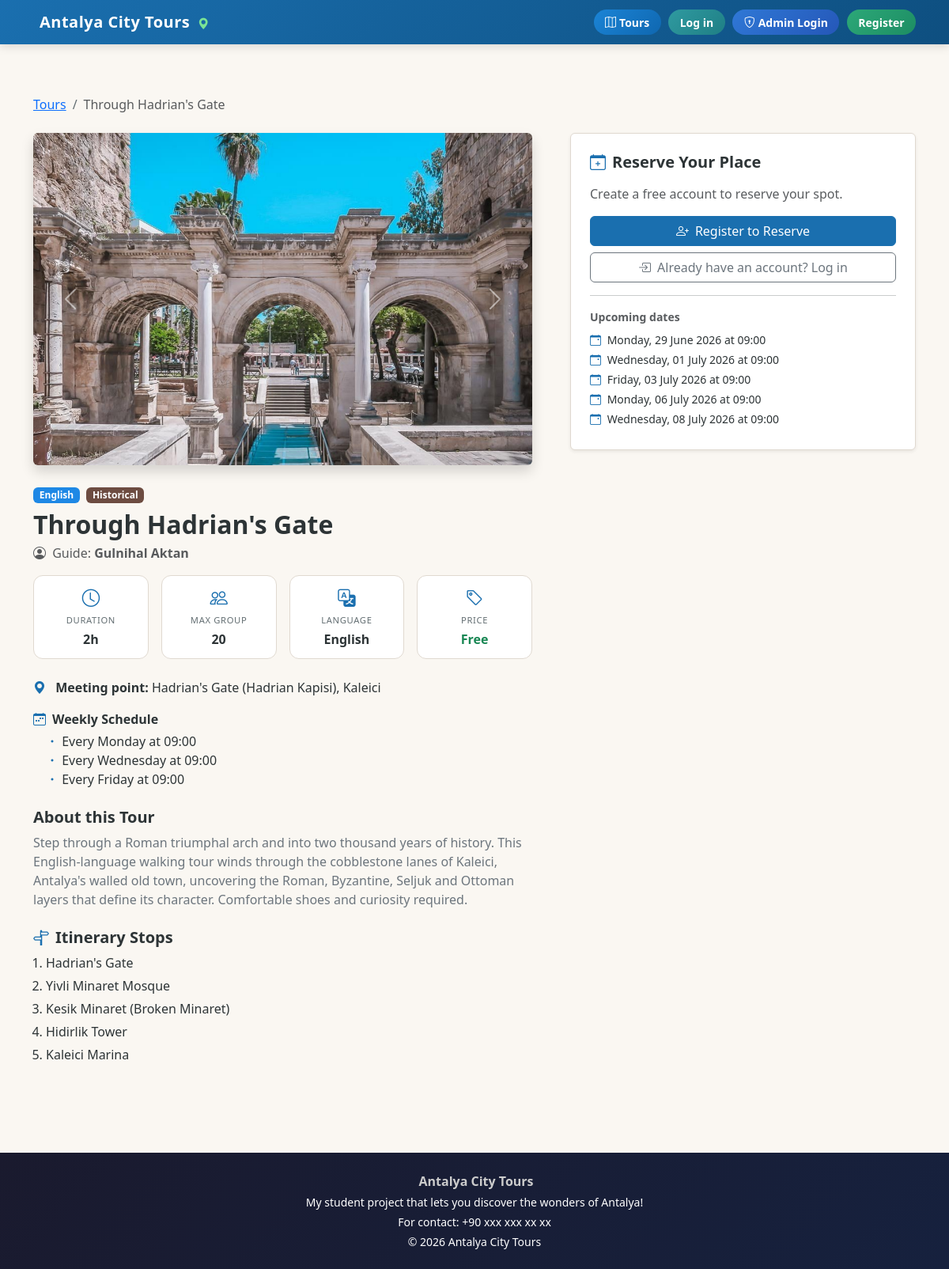
/tour/36, run on the app's committed database.
### tables this page shows
CREATE TABLE tours (
            id               INTEGER PRIMARY KEY AUTOINCREMENT,
            title            TEXT NOT NULL,
            guide_id         INTEGER NOT NULL REFERENCES users(id),
            meeting_point    TEXT NOT NULL,
            duration         INTEGER NOT NULL,
            language         TEXT NOT NULL,
            max_participants INTEGER NOT NULL,
            description      TEXT NOT NULL,
            created_at       TIMESTAMP DEFAULT CURRENT_TIMESTAMP
        , theme TEXT NOT NULL DEFAULT 'Historical');

CREATE TABLE tour_photos (
            id        INTEGER PRIMARY KEY AUTOINCREMENT,
            tour_id   INTEGER NOT NULL REFERENCES tours(id) ON DELETE CASCADE,
            filename  TEXT NOT NULL,
            order_num INTEGER NOT NULL DEFAULT 0
        );

CREATE TABLE tour_schedule (
            id          INTEGER PRIMARY KEY AUTOINCREMENT,
            tour_id     INTEGER NOT NULL REFERENCES tours(id) ON DELETE CASCADE,
            day_of_week TEXT NOT NULL,
            start_time  TEXT NOT NULL
        );

CREATE TABLE tour_stops (
            id        INTEGER PRIMARY KEY AUTOINCREMENT,
            tour_id   INTEGER NOT NULL REFERENCES tours(id) ON DELETE CASCADE,
            stop_name TEXT NOT NULL,
            order_num INTEGER NOT NULL DEFAULT 0
        );

### app.py (the view)
@app.route('/tour/<int:tour_id>')
def tour_detail(tour_id):
    db = get_db()
    tour = db.execute(
        'SELECT t.*, u.first_name || " " || u.last_name AS guide_name, u.id AS gid '
        'FROM tours t JOIN users u ON t.guide_id = u.id WHERE t.id = ?', (tour_id,)
    ).fetchone()
    if not tour:
        db.close()
        abort(404)
    photos = db.execute('SELECT filename FROM tour_photos WHERE tour_id = ? ORDER BY order_num', (tour_id,)).fetchall()
    stops = db.execute('SELECT stop_name FROM tour_stops WHERE tour_id = ? ORDER BY order_num', (tour_id,)).fetchall()
    schedule = db.execute(
        f'SELECT day_of_week, start_time FROM tour_schedule WHERE tour_id = ? ORDER BY {_SCHED_ORDER}',
        (tour_id,)
    ).fetchall()
    db.close()
    upcoming = get_upcoming_dates(tour_id)
    for u in upcoming:
        u['spots'] = available_spots(tour_id, u['date'], tour['max_participants'])
    return render_template('tour_detail.html', tour=tour, photos=photos, stops=stops,
                           schedule=schedule, upcoming=upcoming)

### templates/tour_detail.html (shortened to what this page needs)
{% extends 'base.html' %}
{% block content %}
<div class="container py-5">
    <nav aria-label="breadcrumb" class="mb-4">
        <ol class="breadcrumb">
            <li class="breadcrumb-item"><a href="{{ url_for('index') }}">Tours</a></li>
            <li class="breadcrumb-item active" aria-current="page">{{ tour['title'] }}</li>
        </ol>
    </nav>
    <div class="row g-5">
        <div class="col-lg-7">
            <div id="tourCarousel" class="carousel slide rounded overflow-hidden shadow mb-4" data-bs-ride="carousel">
                <div class="carousel-inner">
                    {% set ns = namespace(idx=0) %}
                    {% for photo in photos %}
                        <div class="carousel-item {% if ns.idx == 0 %}active{% endif %}">
                            {% if photo['filename'] != 'placeholder' %}
                                <img src="{{ url_for('static', filename='uploads/' + photo['filename']) }}"
                                     class="d-block w-100 tour-detail-photo" alt="Tour photo {{ ns.idx + 1 }}">
                            {% else %}
                                <div class="tour-detail-photo tour-placeholder-img d-flex align-items-center justify-content-center">
                                    <i class="bi bi-image text-white" style="font-size:3rem;opacity:.4"></i>
                                </div>
                            {% endif %}
                        </div>
                        {% set ns.idx = ns.idx + 1 %}
                    {% endfor %}
                </div>
                {% if photos|length > 1 %}
                    <button class="carousel-control-prev" type="button" data-bs-target="#tourCarousel" data-bs-slide="prev">
                        <span class="carousel-control-prev-icon" aria-hidden="true"></span>
                    </button>
                    <button class="carousel-control-next" type="button" data-bs-target="#tourCarousel" data-bs-slide="next">
                        <span class="carousel-control-next-icon" aria-hidden="true"></span>
                    </button>
                {% endif %}
            </div>
            <span class="badge mb-2 badge-lang-{{ tour['language']|lower }}">{{ tour['language'] }}</span>
            <span class="badge mb-2 ms-1 theme-badge badge-theme-{{ tour['theme']|lower|replace(' ', '-') }}">{{ tour['theme'] }}</span>
            <h1 class="h2 fw-bold mb-1">{{ tour['title'] }}</h1>
            <p class="text-muted mb-3">
                <i class="bi bi-person-circle me-1"></i>
                Guide: <strong>{{ tour['guide_name'] }}</strong>
            </p>
            <div class="row g-3 mb-4">
                <div class="col-6 col-sm-3">
                    <div class="detail-tile">
                        <i class="bi bi-clock detail-icon"></i>
                        <span class="detail-label">Duration</span>
                        <span class="detail-value">{{ tour['duration'] | duration_fmt }}</span>
                    </div>
                </div>
                <div class="col-6 col-sm-3">
                    <div class="detail-tile">
                        <i class="bi bi-people detail-icon"></i>
                        <span class="detail-label">Max group</span>
                        <span class="detail-value">{{ tour['max_participants'] }}</span>
                    </div>
                </div>
                <div class="col-6 col-sm-3">
                    <div class="detail-tile">
                        <i class="bi bi-translate detail-icon"></i>
                        <span class="detail-label">Language</span>
                        <span class="detail-value">{{ tour['language'] }}</span>
                    </div>
                </div>
                <div class="col-6 col-sm-3">
                    <div class="detail-tile">
                        <i class="bi bi-tag detail-icon"></i>
                        <span class="detail-label">Price</span>
                        <span class="detail-value text-success fw-bold">Free</span>
                    </div>
                </div>
            </div>
            <p class="mb-3">
                <i class="bi bi-geo-alt-fill text-primary me-2"></i>
                <strong>Meeting point:</strong> {{ tour['meeting_point'] }}
            </p>
            <p class="fw-semibold mb-1"><i class="bi bi-calendar-week text-primary me-2"></i>Weekly Schedule</p>
            <ul class="list-unstyled ms-3 mb-4">
                {% for s in schedule %}
                    <li>
                        <i class="bi bi-dot text-primary"></i>
                        {{ schedule_label(s['day_of_week'], s['start_time'], tour['language']) }}
                    </li>
                {% endfor %}
            </ul>
            <h2 class="h5 fw-bold mb-2">About this Tour</h2>
            <p class="text-secondary">{{ tour['description'] }}</p>
            <h2 class="h5 fw-bold mt-4 mb-2">
                <i class="bi bi-signpost-split text-primary me-2"></i>Itinerary Stops
            </h2>
            <ol class="stops-list ps-3">
                {% for stop in stops %}
                    <li>{{ stop['stop_name'] }}</li>
                {% endfor %}
            </ol>
        </div>
        <div class="col-lg-5">
            <div id="reserve-panel" class="reservation-panel p-4 rounded shadow-sm sticky-top" style="top:80px">
                <h2 class="h5 fw-bold mb-3">
                    <i class="bi bi-calendar-plus me-2 text-primary"></i>Reserve Your Place
                </h2>
                {% if current_user.is_authenticated and current_user.role == 'participant' %}
                    {% if upcoming %}
                        <form method="post" action="{{ url_for('reserve', tour_id=tour['id']) }}"
                              id="reserveForm" novalidate>
                            <input type="hidden" name="_csrf_token" value="{{ csrf_token }}">
                            <input type="hidden" name="start_time" id="startTimeInput">
                            <div class="mb-3">
                                <label for="tourDateSelect" class="form-label fw-semibold">Select Date</label>
                                <select id="tourDateSelect" name="tour_date" class="form-select" required>
                                    <option value="">-- Choose a date --</option>
                                    {% for d in upcoming %}
                                        <option value="{{ d.date }}"
                                                data-time="{{ d.start_time }}"
                                                data-spots="{{ d.spots }}"
                                                {% if d.spots == 0 %}disabled{% endif %}>
                                            {{ d.display }}
                                            {% if d.spots > 0 %}
                                                ({{ d.spots }} spot{% if d.spots != 1 %}s{% endif %} left)
                                            {% else %}
                                                (Fully booked)
                                            {% endif %}
                                        </option>
                                    {% endfor %}
                                </select>
                            </div>
                            <div class="mb-3">
                                <label for="numPeople" class="form-label fw-semibold">Number of People</label>
                                <select id="numPeople" name="num_people" class="form-select">
                                    <option value="1">1 (just me)</option>
                                </select>
                                <div class="form-text" id="guestLimitText">You can add up to 3 guests.</div>
                            </div>
                            <div class="mb-3">
                                <button type="button" id="toggleGuests" class="btn btn-outline-secondary btn-sm" disabled>
                                    <i class="bi bi-person-plus me-1"></i>Would you like to add guests?
                                </button>
                            </div>
                            <div id="guestFieldsWrap" style="display:none">
                                <p class="small text-muted">Max 3 guests. Capacity is checked for each selected date.</p>
                                {% for i in range(1, 4) %}
                                    <div class="guest-field mb-3" id="guest{{ i }}" style="display:none">
                                        <label class="form-label fw-semibold">Guest {{ i }} Name</label>
                                        <div class="row g-2">
                                            <div class="col">
                                                <input type="text" name="guest_fn_{{ i }}" class="form-control"
                                                       placeholder="First name">
                                            </div>
                                            <div class="col">
                                                <input type="text" name="guest_ln_{{ i }}" class="form-control"
                                                       placeholder="Last name">
                                            </div>
                                        </div>
                                    </div>
                                {% endfor %}
                            </div>
                            <div id="capacityNote" class="small text-danger mb-3" style="display:none"></div>
                            <button type="submit" class="btn btn-primary w-100" id="reserveSubmitBtn">
                                <i class="bi bi-check-circle me-2"></i>Confirm Reservation
                            </button>
                        </form>
                    {% else %}
                        <p class="text-muted">No upcoming dates available for this tour.</p>
                    {% endif %}
                {% elif current_user.is_authenticated and current_user.role == 'guide' %}
                    <div class="alert alert-info mb-0">
                        <i class="bi bi-info-circle me-2"></i>
                        Guides cannot make reservations.
                    </div>
                {% elif current_user.is_authenticated and current_user.role == 'admin' %}
                    <div class="alert alert-info mb-0">
                        <i class="bi bi-info-circle me-2"></i>
                        Admins cannot make reservations.
                    </div>
                {% else %}
                    <p class="text-muted mb-3">Create a free account to reserve your spot.</p>
                    <a href="{{ url_for('register') }}" class="btn btn-primary w-100 mb-2">
                        <i class="bi bi-person-plus me-2"></i>Register to Reserve
                    </a>
                    <a href="{{ url_for('login') }}" class="btn btn-outline-secondary w-100">
                        <i class="bi bi-box-arrow-in-right me-2"></i>Already have an account? Log in
                    </a>
                {% endif %}
                {% if upcoming %}
                    <hr>
                    <p class="small fw-semibold text-muted mb-2">Upcoming dates</p>
                    <ul class="list-unstyled small mb-0">
                        {% for d in upcoming[:5] %}
                            <li class="mb-1">
                                <i class="bi bi-calendar-event text-primary me-1"></i>
                                {{ d.display }}
                            </li>
                        {% endfor %}
                    </ul>
                {% endif %}
            </div>
        </div>
    </div>
</div>
{% endblock %}

### data on the page
tours: title "Through Hadrian's Gate", language "English", theme "Historical", duration|duration_fmt "2h", max_participants "20", meeting_point "Hadrian's Gate (Hadrian Kapisi), Kaleici", description "Step through a Roman triumphal arch and into two thousand years of history. This English-language walking tour winds through the cobblestone lanes of Kaleici, Antalya's walled old town, uncovering the Roman, Byzantine, Seljuk and Ottoman layers that define its character. Comfortable shoes and curiosity required."
tour_photos: filename (picture)
tour_schedule: day_of_week+start_time "Every Monday at 09:00", display "Monday, 29 June 2026 at 09:00", display "Monday, 06 July 2026 at 09:00"
tour_schedule: day_of_week+start_time "Every Wednesday at 09:00", display "Wednesday, 01 July 2026 at 09:00", display "Wednesday, 08 July 2026 at 09:00"
tour_schedule: day_of_week+start_time "Every Friday at 09:00", display "Friday, 03 July 2026 at 09:00"
tour_stops: stop_name "Hadrian's Gate"
tour_stops: stop_name "Yivli Minaret Mosque"
tour_stops: stop_name "Kesik Minaret (Broken Minaret)"
tour_stops: stop_name "Hidirlik Tower"
tour_stops: stop_name "Kaleici Marina"

### other printed values
{{ tour['guide_name'] }} "Gulnihal Aktan"
